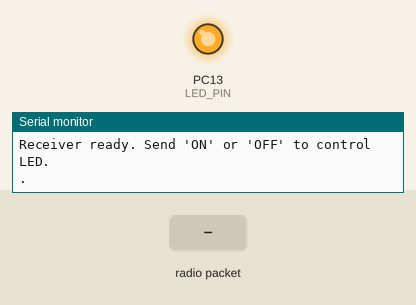
Recording of a sketch running on a simulated STM32 Blue Pill. Shown: output pins drawn as LEDs (lit = HIGH), the last lines printed to the serial monitor. The inputs (shaded band) are chosen by the test bench. No radio packets arrive unless stated; pins used as bus, display or sensor lines are not drawn.

Above: at 1.4 s.
1.5 s: radio packet "ON" arrives
At 2.1 s:
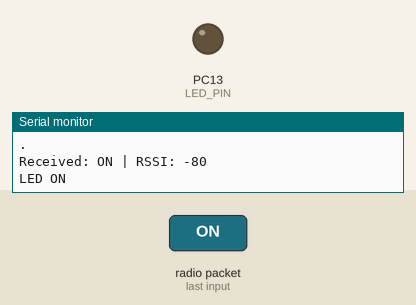
3.0 s: radio packet "OFF" arrives
At 4.4 s:
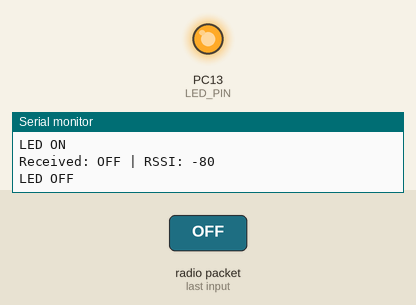
Timing chart, 0 to 6.0 s (numbered marks = the images above; inputs shaded):
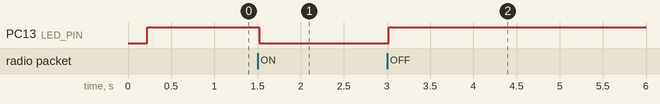

Measured:
- after the input at 1.5 s, PC13 (LED_PIN): HIGH → LOW at once
- after the input at 3.0 s, PC13 (LED_PIN): LOW → HIGH at once

The sketch:

STM32_LoRaReceiverCallback_LED.ino
```cpp
//http://dan.drown.org/stm32duino/package_STM32duino_index.json

#include <SPI.h>
#include <LoRa.h>

// LoRa module connections
#define LORA_SS    PA4
#define LORA_RST   PB0
#define LORA_DIO0  PB11

// Onboard LED (Blue Pill LED is usually on PC13)
#define LED_PIN    PC13

String receivedText = "";

// Callback when a LoRa packet is received
void onReceive(int packetSize) {
  if (packetSize == 0) return;

  receivedText = "";
  while (LoRa.available()) {
    char c = (char)LoRa.read();
    receivedText += c;
  }

  receivedText.trim();  // Remove whitespace and newline

  Serial.print("Received: ");
  Serial.print(receivedText);
  Serial.print(" | RSSI: ");
  Serial.println(LoRa.packetRssi());

  // Check for LED commands
  if (receivedText.equalsIgnoreCase("ON")) {
    digitalWrite(LED_PIN, LOW); // LOW turns on LED on Blue Pill
    Serial.println("LED ON");
  } else if (receivedText.equalsIgnoreCase("OFF")) {
    digitalWrite(LED_PIN, HIGH); // HIGH turns off LED on Blue Pill
    Serial.println("LED OFF");
  }
}

void setup() {
  Serial.begin(9600);
//  while (!Serial);

  Serial.println("LoRa Receiver with LED Control");

  // Reset LoRa module
  pinMode(LORA_RST, OUTPUT);
  digitalWrite(LORA_RST, LOW);
  delay(100);
  digitalWrite(LORA_RST, HIGH);
  delay(100);

  // Set LoRa module pins
  LoRa.setPins(LORA_SS, LORA_RST, LORA_DIO0);

  if (!LoRa.begin(433E6)) {
    Serial.println("Starting LoRa failed!");
    while (1);
  }

  // Initialize onboard LED
  pinMode(LED_PIN, OUTPUT);
  digitalWrite(LED_PIN, HIGH); // Turn OFF initially (LED is active LOW)

  // Set receive callback and enter receive mode
  LoRa.onReceive(onReceive);
  LoRa.receive();

  Serial.println("Receiver ready. Send 'ON' or 'OFF' to control LED.");
}

void loop() {
  Serial.println(".");
  delay(5000);
  // Nothing needed in loop
}
```
